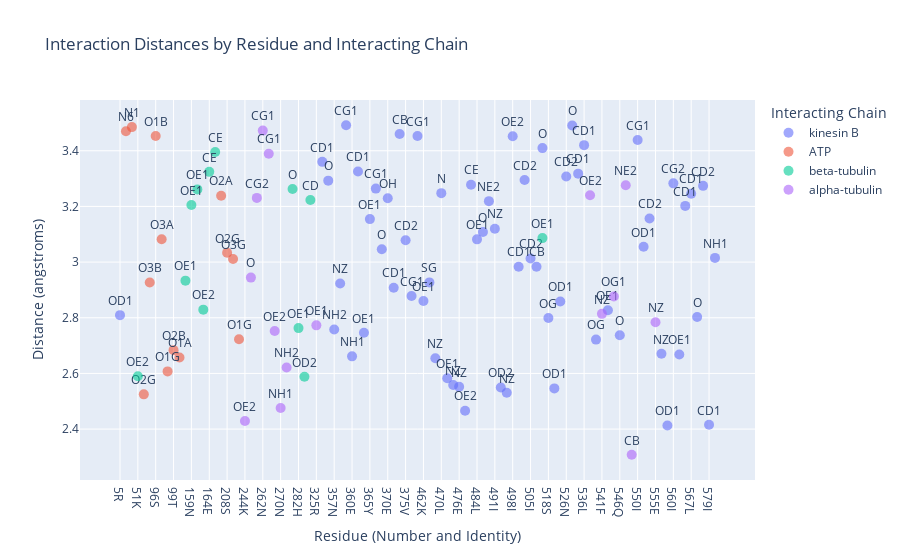

Notebook code cell kept with this figure:
### Markdown cell above
G

### Code cell
import pandas as pd
import plotly.express as px

# Define the path to the CSV file
csv_file_path = "/Users/jazzeruncal/git/Jazzer_surf/3d_predictions/same_seed/Seed_1/interactions_all_files.csv"

# Read the CSV file into a DataFrame
df = pd.read_csv(csv_file_path)

# Filter to get the shortest distances for each interaction
df = df.loc[df[df['chain'] == 'A'].groupby(['file', 'resi', 'interacting_chain'])['distance (angstroms)'].idxmin()]

# Exclude interactions with Mg and chain letters A, G, H
df = df[(df['interacting_resn'] != 'MG') & (~df['interacting_chain'].isin(['A', 'G', 'H']))].reset_index(drop=True)

# Map interacting_resn to single-letter codes for better readability
aa_dict = {
    'ALA': 'A', 'ARG': 'R', 'ASN': 'N', 'ASP': 'D', 'CYS': 'C', 'GLN': 'Q', 'GLU': 'E', 'GLY': 'G',
    'HIS': 'H', 'ILE': 'I', 'LEU': 'L', 'LYS': 'K', 'MET': 'M', 'PHE': 'F', 'PRO': 'P', 'SER': 'S',
    'THR': 'T', 'TRP': 'W', 'TYR': 'Y', 'VAL': 'V'
}
df['residue_one_letter'] = df['resn'].map(aa_dict)
df['residue'] = df['resi'].astype(str) + df['residue_one_letter']

# Replace chain letters with descriptive names
chain_map = {
    'B': 'kinesin B',
    'C': 'alpha-tubulin',
    'D': 'beta-tubulin',
    'E': 'ATP',
    'F': 'ATP'
}
df['interacting_chain'] = df['interacting_chain'].map(chain_map)

# Filter to specific files
df = df.loc[df['file'].isin([
    'fold_g_atp_tub_seed1_model_0', 

    ])]

# Group by file and interacting chain, keeping residues in order
grouped = df.groupby(['file', 'interacting_chain'])

# Create a list to store the output rows
output_rows = []

# Iterate over each group and extract information
for (file, chain), group in grouped:
    for _, row in group.iterrows():
        output_rows.append({
            'file': file,
            'interacting_chain': chain,
            'interacting_atom': row['interacting_atom'],
            'residue_number': row['resi'],
            'amino_acid': row['residue_one_letter'],
            'distance (angstroms)': row['distance (angstroms)'],
        })

# Convert the list to a DataFrame
interaction_df = pd.DataFrame(output_rows)

# Display the resulting DataFrame
interaction_df

interaction_df.to_csv("interaction_summary.csv", index=False)



# Load the data
csv_file_path = "interaction_summary.csv"
interaction_df = pd.read_csv(csv_file_path)

# Create a new column for the x-axis labels by concatenating residue number and amino acid
interaction_df['residue_label'] = interaction_df['residue_number'].astype(str) + interaction_df['amino_acid']

# Sort the dataframe by file and residue number to maintain order
interaction_df = interaction_df.sort_values(by=['file', 'residue_number'])

# Convert residue_label to a categorical type with the correct order
interaction_df['residue_label'] = pd.Categorical(interaction_df['residue_label'], 
                                                 categories=sorted(interaction_df['residue_label'].unique(), key=lambda x: int(''.join(filter(str.isdigit, x)))), 
                                                 ordered=True)

# Scatter plot for interaction distances with custom x-axis labels
fig_scatter = px.scatter(interaction_df, x='residue_label', y='distance (angstroms)', color='interacting_chain', text='interacting_atom',
                         title='Interaction Distances by Residue and Interacting Chain',
                         labels={'residue_label': 'Residue (Number and Identity)', 'distance (angstroms)': 'Distance (angstroms)', 'interacting_chain': 'Interacting Chain'},
                         hover_data=['file'])

fig_scatter.update_traces(textposition='top center', marker=dict(size=10, opacity=0.6))
fig_scatter.update_layout(xaxis={'categoryorder':'array', 'categoryarray': interaction_df['residue_label'].cat.categories})

# Show the plot
fig_scatter.show()

### Figure 1 — Plotly figure (JSON) as saved in the notebook; plotly's stock layout.template omitted (floating-point values rounded to 4 significant figures)
{"data": [{"customdata": [["fold_g_atp_tub_seed1_model_0"], ["fold_g_atp_tub_seed1_model_0"], ["fold_g_atp_tub_seed1_model_0"], ["fold_g_atp_tub_seed1_model_0"], ["fold_g_atp_tub_seed1_model_0"], ["fold_g_atp_tub_seed1_model_0"], ["fold_g_atp_tub_seed1_model_0"], ["fold_g_atp_tub_seed1_model_0"], ["fold_g_atp_tub_seed1_model_0"], ["fold_g_atp_tub_seed1_model_0"], ["fold_g_atp_tub_seed1_model_0"], ["fold_g_atp_tub_seed1_model_0"], ["fold_g_atp_tub_seed1_model_0"], ["fold_g_atp_tub_seed1_model_0"], ["fold_g_atp_tub_seed1_model_0"], ["fold_g_atp_tub_seed1_model_0"], ["fold_g_atp_tub_seed1_model_0"], ["fold_g_atp_tub_seed1_model_0"], ["fold_g_atp_tub_seed1_model_0"], ["fold_g_atp_tub_seed1_model_0"], ["fold_g_atp_tub_seed1_model_0"], ["fold_g_atp_tub_seed1_model_0"], ["fold_g_atp_tub_seed1_model_0"], ["fold_g_atp_tub_seed1_model_0"], ["fold_g_atp_tub_seed1_model_0"], ["fold_g_atp_tub_seed1_model_0"], ["fold_g_atp_tub_seed1_model_0"], ["fold_g_atp_tub_seed1_model_0"], ["fold_g_atp_tub_seed1_model_0"], ["fold_g_atp_tub_seed1_model_0"], ["fold_g_atp_tub_seed1_model_0"], ["fold_g_atp_tub_seed1_model_0"], ["fold_g_atp_tub_seed1_model_0"], ["fold_g_atp_tub_seed1_model_0"], ["fold_g_atp_tub_seed1_model_0"], ["fold_g_atp_tub_seed1_model_0"], ["fold_g_atp_tub_seed1_model_0"], ["fold_g_atp_tub_seed1_model_0"], ["fold_g_atp_tub_seed1_model_0"], ["fold_g_atp_tub_seed1_model_0"], ["fold_g_atp_tub_seed1_model_0"], ["fold_g_atp_tub_seed1_model_0"], ["fold_g_atp_tub_seed1_model_0"], ["fold_g_atp_tub_seed1_model_0"], ["fold_g_atp_tub_seed1_model_0"], ["fold_g_atp_tub_seed1_model_0"], ["fold_g_atp_tub_seed1_model_0"], ["fold_g_atp_tub_seed1_model_0"], ["fold_g_atp_tub_seed1_model_0"], ["fold_g_atp_tub_seed1_model_0"], ["fold_g_atp_tub_seed1_model_0"], ["fold_g_atp_tub_seed1_model_0"], ["fold_g_atp_tub_seed1_model_0"], ["fold_g_atp_tub_seed1_model_0"], ["fold_g_atp_tub_seed1_model_0"], ["fold_g_atp_tub_seed1_model_0"], ["fold_g_atp_tub_seed1_model_0"], ["fold_g_atp_tub_seed1_model_0"], ["fold_g_atp_tub_seed1_model_0"], ["fold_g_atp_tub_seed1_model_0"], ["fold_g_atp_tub_seed1_model_0"], ["fold_g_atp_tub_seed1_model_0"]], "hovertemplate": "Interacting Chain=kinesin B<br>Residue (Number and Identity)=%{x}<br>Distance (angstroms)=%{y}<br>interacting_atom=%{text}<br>file=%{customdata[0]}<extra></extra>", "legendgroup": "kinesin B", "marker": {"color": "#636efa", "opacity": 0.6, "size": 10, "symbol": "circle"}, "mode": "markers+text", "name": "kinesin B", "orientation": "v", "showlegend": true, "text": ["OD1", "CD1", "O", "NH2", "NZ", "CG1", "NH1", "CD1", "OE1", "OE1", "CG1", "O", "OH", "CD1", "CB", "CD2", "CG1", "CG1", "OE1", "SG", "NZ", "N", "OE1", "NZ", "NZ", "OE2", "CE", "OE1", "O", "NE2", "NZ", "OD2", "NZ", "OE2", "CD1", "CD2", "CD2", "CB", "O", "OG", "OD1", "OD1", "CD2", "O", "CD1", "CD1", "OG", "OE1", "O", "CG1", "OD1", "CD2", "NZ", "OD1", "CG2", "OE1", "CD1", "CD1", "O", "CD2", "CD1", "NH1"], "textposition": "top center", "type": "scatter", "x": ["5R", "345A", "348L", "357N", "358E", "359I", "360E", "362L", "363K", "365Y", "366I", "369L", "370E", "372V", "373S", "375V", "380L", "456I", "462K", "463C", "467E", "470L", "473K", "474E", "476E", "477K", "480I", "484L", "487Q", "488Q", "491I", "494K", "495D", "498I", "501L", "502N", "505I", "508S", "515Y", "518S", "522N", "525L", "526N", "529L", "535A", "536L", "539S", "543A", "546Q", "550I", "553L", "554N", "556E", "557N", "560I", "561K", "564L", "567L", "570R", "571I", "579I", "582L"], "xaxis": "x", "y": [2.809, 3.36, 3.293, 2.758, 2.923, 3.492, 2.661, 3.325, 2.746, 3.154, 3.264, 3.046, 3.23, 2.908, 3.46, 3.079, 2.878, 3.453, 2.86, 2.927, 2.654, 3.248, 2.582, 2.559, 2.552, 2.466, 3.278, 3.082, 3.108, 3.219, 3.12, 2.549, 2.53, 3.452, 2.983, 3.295, 3.013, 2.983, 3.41, 2.799, 2.546, 2.858, 3.307, 3.491, 3.318, 3.42, 2.722, 2.827, 2.737, 3.439, 3.055, 3.157, 2.67, 2.413, 3.283, 2.668, 3.202, 3.246, 2.802, 3.274, 2.415, 3.015], "yaxis": "y"}, {"customdata": [["fold_g_atp_tub_seed1_model_0"], ["fold_g_atp_tub_seed1_model_0"], ["fold_g_atp_tub_seed1_model_0"], ["fold_g_atp_tub_seed1_model_0"], ["fold_g_atp_tub_seed1_model_0"], ["fold_g_atp_tub_seed1_model_0"], ["fold_g_atp_tub_seed1_model_0"], ["fold_g_atp_tub_seed1_model_0"], ["fold_g_atp_tub_seed1_model_0"], ["fold_g_atp_tub_seed1_model_0"], ["fold_g_atp_tub_seed1_model_0"], ["fold_g_atp_tub_seed1_model_0"], ["fold_g_atp_tub_seed1_model_0"]], "hovertemplate": "Interacting Chain=ATP<br>Residue (Number and Identity)=%{x}<br>Distance (angstroms)=%{y}<br>interacting_atom=%{text}<br>file=%{customdata[0]}<extra></extra>", "legendgroup": "ATP", "marker": {"color": "#EF553B", "opacity": 0.6, "size": 10, "symbol": "circle"}, "mode": "markers+text", "name": "ATP", "orientation": "v", "showlegend": true, "text": ["N6", "N1", "O2G", "O3B", "O1B", "O3A", "O1G", "O2B", "O1A", "O2A", "O2G", "O3G", "O1G"], "textposition": "top center", "type": "scatter", "x": ["18R", "21P", "94T", "95S", "96S", "97G", "98K", "99T", "100H", "205N", "208S", "209S", "241G"], "xaxis": "x", "y": [3.47, 3.485, 2.525, 2.927, 3.453, 3.082, 2.607, 2.684, 2.657, 3.239, 3.034, 3.011, 2.723], "yaxis": "y"}, {"customdata": [["fold_g_atp_tub_seed1_model_0"], ["fold_g_atp_tub_seed1_model_0"], ["fold_g_atp_tub_seed1_model_0"], ["fold_g_atp_tub_seed1_model_0"], ["fold_g_atp_tub_seed1_model_0"], ["fold_g_atp_tub_seed1_model_0"], ["fold_g_atp_tub_seed1_model_0"], ["fold_g_atp_tub_seed1_model_0"], ["fold_g_atp_tub_seed1_model_0"], ["fold_g_atp_tub_seed1_model_0"], ["fold_g_atp_tub_seed1_model_0"], ["fold_g_atp_tub_seed1_model_0"]], "hovertemplate": "Interacting Chain=beta-tubulin<br>Residue (Number and Identity)=%{x}<br>Distance (angstroms)=%{y}<br>interacting_atom=%{text}<br>file=%{customdata[0]}<extra></extra>", "legendgroup": "beta-tubulin", "marker": {"color": "#00cc96", "opacity": 0.6, "size": 10, "symbol": "circle"}, "mode": "markers+text", "name": "beta-tubulin", "orientation": "v", "showlegend": true, "text": ["OE2", "OE1", "OE1", "OE1", "OE2", "CE", "CE", "O", "OE1", "OD2", "CD", "OE1"], "textposition": "top center", "type": "scatter", "x": ["51K", "148K", "159N", "162V", "163H", "164E", "165D", "279K", "282H", "286R", "287D", "515Y"], "xaxis": "x", "y": [2.59, 2.933, 3.205, 3.261, 2.829, 3.324, 3.396, 3.263, 2.763, 2.588, 3.223, 3.086], "yaxis": "y"}, {"customdata": [["fold_g_atp_tub_seed1_model_0"], ["fold_g_atp_tub_seed1_model_0"], ["fold_g_atp_tub_seed1_model_0"], ["fold_g_atp_tub_seed1_model_0"], ["fold_g_atp_tub_seed1_model_0"], ["fold_g_atp_tub_seed1_model_0"], ["fold_g_atp_tub_seed1_model_0"], ["fold_g_atp_tub_seed1_model_0"], ["fold_g_atp_tub_seed1_model_0"], ["fold_g_atp_tub_seed1_model_0"], ["fold_g_atp_tub_seed1_model_0"], ["fold_g_atp_tub_seed1_model_0"], ["fold_g_atp_tub_seed1_model_0"], ["fold_g_atp_tub_seed1_model_0"], ["fold_g_atp_tub_seed1_model_0"]], "hovertemplate": "Interacting Chain=alpha-tubulin<br>Residue (Number and Identity)=%{x}<br>Distance (angstroms)=%{y}<br>interacting_atom=%{text}<br>file=%{customdata[0]}<extra></extra>", "legendgroup": "alpha-tubulin", "marker": {"color": "#ab63fa", "opacity": 0.6, "size": 10, "symbol": "circle"}, "mode": "markers+text", "name": "alpha-tubulin", "orientation": "v", "showlegend": true, "text": ["OE2", "O", "CG2", "CG1", "CG1", "OE2", "NH1", "NH2", "OE1", "OE2", "NZ", "OG1", "NE2", "CB", "NZ"], "textposition": "top center", "type": "scatter", "x": ["244K", "245I", "259K", "262N", "263K", "266S", "270N", "273N", "325R", "538K", "541F", "545E", "548L", "549T", "555E"], "xaxis": "x", "y": [2.429, 2.944, 3.231, 3.472, 3.389, 2.752, 2.476, 2.621, 2.773, 3.24, 2.814, 2.877, 3.276, 2.308, 2.784], "yaxis": "y"}], "layout": {"legend": {"title": {"text": "Interacting Chain"}, "tracegroupgap": 0}, "title": {"text": "Interaction Distances by Residue and Interacting Chain"}, "xaxis": {"anchor": "y", "categoryarray": ["5R", "18R", "21P", "51K", "94T", "95S", "96S", "97G", "98K", "99T", "100H", "148K", "159N", "162V", "163H", "164E", "165D", "205N", "208S", "209S", "241G", "244K", "245I", "259K", "262N", "263K", "266S", "270N", "273N", "279K", "282H", "286R", "287D", "325R", "345A", "348L", "357N", "358E", "359I", "360E", "362L", "363K", "365Y", "366I", "369L", "370E", "372V", "373S", "375V", "380L", "456I", "462K", "463C", "467E", "470L", "473K", "474E", "476E", "477K", "480I", "484L", "487Q", "488Q", "491I", "494K", "495D", "498I", "501L", "502N", "505I", "508S", "515Y", "518S", "522N", "525L", "526N", "529L", "535A", "536L", "538K", "539S", "541F", "543A", "545E", "546Q", "548L", "549T", "550I", "553L", "554N", "555E", "556E", "557N", "560I", "561K", "564L", "567L", "570R", "571I", "579I", "582L"], "categoryorder": "array", "domain": [0, 1], "title": {"text": "Residue (Number and Identity)"}}, "yaxis": {"anchor": "x", "domain": [0, 1], "title": {"text": "Distance (angstroms)"}}}}
